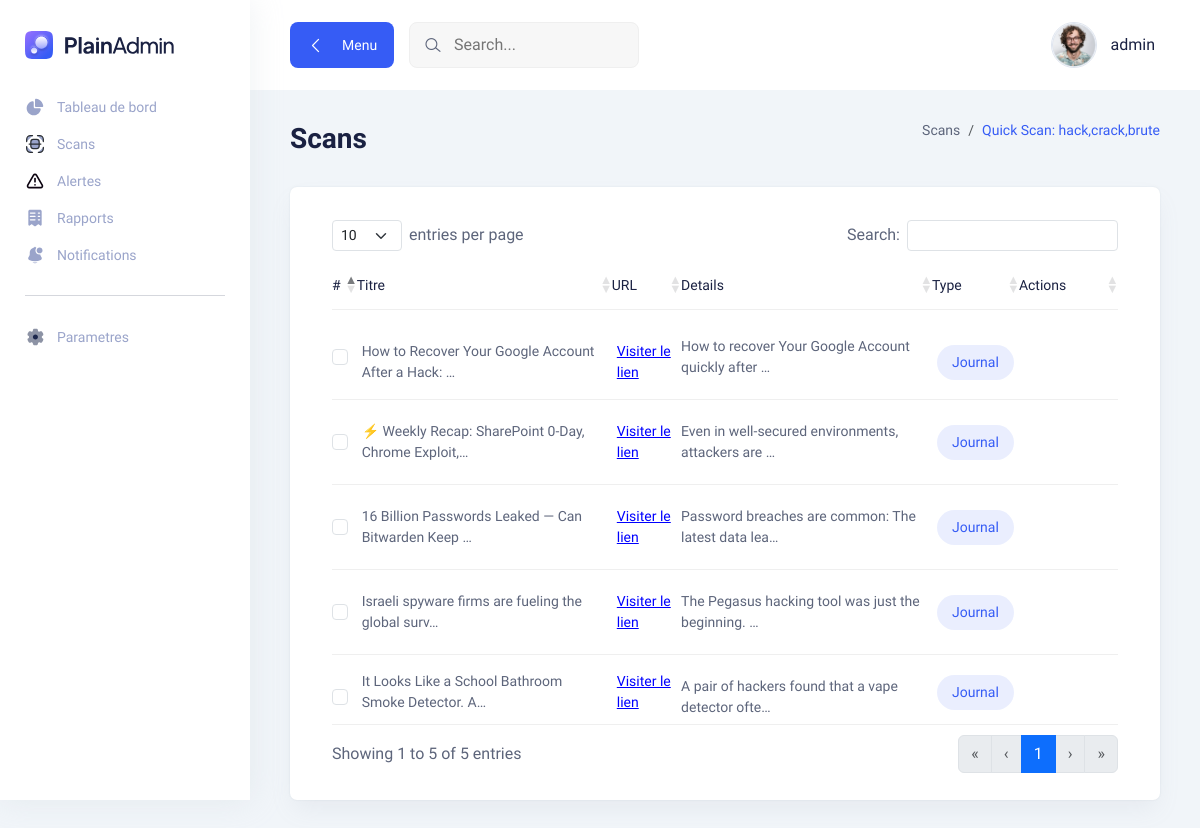
/scans/3 (signed in), run on the app's committed database.
### main/models.py (models this page shows, shortened)
class Scan(models.Model):
    name = models.CharField(max_length=100, null=True)
    sites = models.ManyToManyField(Sites, related_name='scans')
    schedule = models.ForeignKey(ScanSchedule, related_name='scans', on_delete=models.SET_NULL, null=True, blank=True)
    scan_start_date = models.DateTimeField(auto_now_add=True)
    scan_end_date = models.DateTimeField(null=True, blank=True)
    status = models.CharField(max_length=20, choices=[('pending', 'Pending'), ('completed', 'Completed'), ('failed', 'Failed')])
    keywords = models.TextField(null=True, blank=True)

class ScanResult(models.Model):
    scan = models.ForeignKey(Scan, related_name='results', on_delete=models.CASCADE)
    date_posted = models.DateTimeField()
    source = models.TextField()
    details = models.TextField()

class Journal(ScanResult):
    titre = models.CharField(max_length=200)
    auteur = models.CharField(max_length=100)

### main/views.py (the view)
# urls.py: path('scans/<int:scan_id>', login_required(scan_detail), name='scan-detail'),
def scan_detail(request, scan_id):
    scan = Scan.objects.get(id=scan_id)
    scan_results = ScanResult.objects.filter(scan=scan)
    return render(request, 'main/scan_detail.html', {'scan': scan, 'scan_results': scan_results})

### main/templates/main/scan_detail.html (shortened to what this page needs)
{% extends 'main/blank_page.html' %}
{% load i18n static %}
{% block page_content %}
<div class="title-wrapper pt-30">
    <div class="row align-items-center">
        <div class="col-md-6">
            <div class="title">
                <h2>{% trans "Scans" %}</h2>
            </div>
        </div>
        <div class="col-md-6">
            <div class="breadcrumb-wrapper">
                <nav aria-label="breadcrumb">
                <ol class="breadcrumb">
                    <li class="breadcrumb-item">
                    <a href="{% url 'scans' %}">{% trans "Scans" %}</a>
                    </li>
                    <li class="breadcrumb-item active" aria-current="page">
                    {{scan.name}}
                    </li>
                </ol>
                </nav>
            </div>
        </div>
    </div>
</div>
<div class="tables-wrapper">
    <div class="row">
        <div class="col-lg-12">
            <div class="card-style mb-30">
                <div class="table-wrapper table-responsive">
                    <table class="table" id="results-table">
                        <thead>
                        <tr>
                            <th>
                            <h6>#</h6>
                            </th>
                            <th>
                            <h6>{% trans "Titre" %}</h6>
                            </th>
                            <th>
                            <h6>URL</h6>
                            </th>
                            <th>
                            <h6>{% trans "Details" %}</h6>
                            </th>
                            <th>
                            <h6>{% trans "Type" %}</h6>
                            </th>
                            <th>
                            <h6>Actions</h6>
                            </th>
                        </tr>
                        </thead>
                        <tbody>
                        {% for result in scan_results %}
                        <tr>
                            <td>
                                <input
                                    type="checkbox"
                                    class="select-row form-check-input"
                                    id="result-{{ result.id }}"
                                />
                            </td>
                            <td class="min-width">
                                <p>
                                    {% if result.journal %}
                                    {{ result.journal.titre|truncatechars:50|default:"<span class='text-muted'>---</span>"|safe }}
                                    {% else %}
                                    <span class="text-muted">---</span>
                                    {% endif %}
                                </p>
                            </td>
                            <td class="min-width">
                                <p>
                                    <a style="text-decoration: underline; color: blue;" href="{{ result.source }}">{% trans "Visiter le lien" %}</a>
                                </p>
                            </td>
                            <td>
                                <p>
                                    {{ result.details|truncatechars:50|default:"<span class='text-muted'>---</span>"|safe }}
                                </p>
                            </td>
                            <td class="min-width">
                                {% if result.journal %}
                                    <span class="status-btn active-btn">{% trans "Journal" %}</span>
                                {% else %}
                                    <span class="status-btn active-btn">{% trans "Reseau Social" %}</span>
                                {% endif %}
                            </td>
                            <td>
                                <div class="action">
                                    <button class="btn btn-primary"
                                            data-bs-toggle="modal"
                                            data-bs-target="#resultModal-{{ result.id }}">
                                    </button>
                                </div>
                            </td>
                        </tr>
                        {% endfor %}
                        </tbody>
                    </table>
                </div>
            </div>
        </div>
    </div>
</div>
{% endblock %}

### main/templates/main/blank_page.html (shortened to what this page needs)
{% load static i18n %}
<!DOCTYPE html>
<html lang="en">
  <head>
    <link rel="stylesheet" href="{% static 'main/assets/css/bootstrap.min.css' %}" />
    <link rel="stylesheet" href="{% static 'main/assets/css/lineicons.css' %}" />
    <link rel="stylesheet" href="{% static 'main/assets/css/materialdesignicons.min.css' %}" />
    <link rel="stylesheet" href="{% static 'main/assets/css/fullcalendar.css' %}" />
    <link rel="stylesheet" href="{% static 'main/assets/css/main.css' %}" />
    <link rel="stylesheet" href="{% static 'main/assets/css/datatables.css' %}" />
  </head>
  <body>
    <aside class="sidebar-nav-wrapper">
      <div class="navbar-logo">
        <a href="index.html">
          <img src="{% static 'main/assets/images/logo/logo.svg' %}" alt="logo" />
        </a>
      </div>
      <nav class="sidebar-nav">
        <ul>
          <li class="nav-item {% block dashboard_active %}{% endblock %}">
            <a href="{% url 'dashboard' %}">
              <span class="icon">
              </span>
              <span class="text">{% trans 'Tableau de bord' %}</span>
            </a>
          </li>
          <li class="nav-item {% block scans_active %}{% endblock %}">
            <a href="{% url 'scans' %}">
              <span class="icon">
              </span>
              <span class="text">{% trans 'Scans' %}</span>
            </a>
          </li>
          <li class="nav-item {% block alertes_active %}{% endblock %}">
            <a href="{% url 'alerts' %}">
              <span class="icon">
              </span>
              <span class="text">{% trans 'Alertes' %}</span>
            </a>
          </li>
          <li class="nav-item {% block rapports_active %}{% endblock %}">
            <a href="{% url 'reports' %}">
              <span class="icon">
              </span>
              <span class="text">{% trans 'Rapports' %}</span>
            </a>
          </li>
          <li class="nav-item {% block notifications_active %}{% endblock %}">
            <a href="{% url 'notifications' %}">
              <span class="icon">
              </span>
              <span class="text">{% trans "Notifications" %}</span>
            </a>
          </li>
          <span class="divider"><hr /></span>
          <li class="nav-item {% block settings_active %}{% endblock %}">
            <a href="{% url 'settings' %}">
              <span class="icon">
              </span>
              <span class="text">{% trans "Parametres" %}</span>
            </a>
          </li>
        </ul>
      </nav>
    </aside>
    <main class="main-wrapper">
      <header class="header">
        <div class="container-fluid">
          <div class="row">
            <div class="col-lg-5 col-md-5 col-6">
              <div class="header-left d-flex align-items-center">
                <div class="menu-toggle-btn mr-15">
                  <button id="menu-toggle" class="main-btn primary-btn btn-hover">
                    <i class="lni lni-chevron-left me-2"></i> Menu
                  </button>
                </div>
                <div class="header-search d-none d-md-flex">
                  <form action="{% url 'quick_scan' %}" method="get">
                  <input type="text" name="keywords" placeholder="Search..." required />
                  <button type="submit">
                      <i class="lni lni-search-alt"></i>
                  </button>
              </form>
                </div>
              </div>
            </div>
            <div class="col-lg-7 col-md-7 col-6">
              <div class="header-right">
                <div class="profile-box ml-15">
                  <button class="dropdown-toggle bg-transparent border-0" type="button" id="profile"
                    data-bs-toggle="dropdown" aria-expanded="false">
                    <div class="profile-info">
                      <div class="info">
                        <div class="image">
                          <img src="{% static 'main/assets/images/profile/profile-image.png' %}" alt="" />
                        </div>
                        <div>
                          <h6 class="fw-500">{{ request.user }}</h6>
                        </div>
                      </div>
                    </div>
                  </button>
                </div>
              </div>
            </div>
          </div>
        </div>
      </header>
      <section class="section">
        <div class="container-fluid">
          {% block page_content %}{% endblock %}
        </div>
      </section>
    </main>
  </body>
</html>

### main/static/main/assets/css/fullcalendar.css (style rules this page uses)
:root { --fc-daygrid-event-dot-width:8px;--fc-list-event-dot-width:10px;--fc-list-event-hover-bg-color:#f5f5f5 }

### main/static/main/assets/css/datatables.css (style rules this page uses)
:root { --dt-row-selected: 13, 110, 253; --dt-row-selected-text: 255, 255, 255; --dt-row-selected-link: 9, 10, 11; --dt-row-stripe: 0, 0, 0; --dt-row-hover: 0, 0, 0; --dt-column-ordering: 0, 0, 0; --dt-header-align-items: center; --dt-html-background: white; }
table.dataTable thead > tr > th.dt-orderable-asc, table.dataTable thead > tr > th.dt-orderable-desc, table.dataTable thead > tr > td.dt-orderable-asc, table.dataTable thead > tr > td.dt-orderable-desc { cursor: pointer; }
table.dataTable th, table.dataTable td { box-sizing: border-box; }
table.dataTable thead th, table.dataTable thead td, table.dataTable tfoot th, table.dataTable tfoot td { text-align: left; }
:root { --dt-header-align-items: flex-end; }
table.table.dataTable { clear: both; margin-bottom: 0; max-width: none; border-spacing: 0; }
table.table.dataTable > :not(caption) > * > * { background-color: var(--bs-table-bg); }
table.table.dataTable > tbody > tr { background-color: transparent; }
div.dt-container div.dt-layout-full > *:only-child { margin-left: auto; margin-right: auto; }

### data on the page
Scan: name "Quick Scan: hack,crack,brute"
ScanResult: journal.titre "How to Recover Your Google Account After a Hack: …", details "How to recover Your Google Account quickly after …"
ScanResult: journal.titre "⚡ Weekly Recap: SharePoint 0-Day, Chrome Exploit,…", details "Even in well-secured environments, attackers are …"
ScanResult: journal.titre "16 Billion Passwords Leaked — Can Bitwarden Keep …", details "Password breaches are common: The latest data lea…"
ScanResult: journal.titre "Israeli spyware firms are fueling the global surv…", details "The Pegasus hacking tool was just the beginning. …"
ScanResult: journal.titre "It Looks Like a School Bathroom Smoke Detector. A…", details "A pair of hackers found that a vape detector ofte…"

### other printed values
{{ request.user }} "admin"
